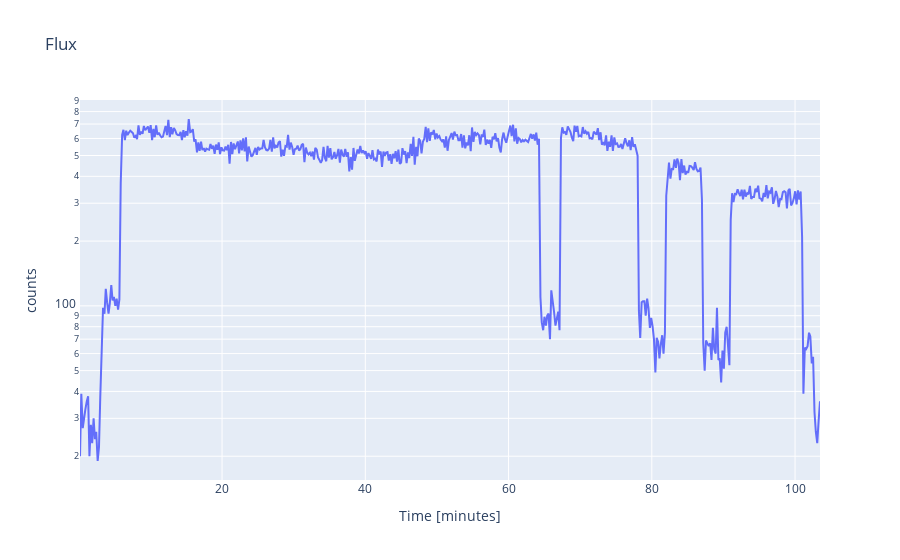

This figure's notebook cell:
### Code cell
l=[]
l.extend(range(0,258))
df = pd.read_csv(w.value, sep=',', header=None, names=l, comment='*',engine='python' )
df = df.reset_index(drop=True)
rc = df.loc[df[0]=='$CANDY']
rc.reset_index(drop=True, inplace=True)
rc = rc.apply(pd.to_numeric, errors='coerce')
rc['counts'] = rc.iloc[:,7:255].sum(axis=1)

data = [go.Scatter(x=rc[2]/60, y=rc['counts'])]
layout = go.Layout(title='Flux', yaxis=dict(title='counts', type='log'), xaxis=dict(title='Time [minutes]'))
#layout = go.Layout(title='Flux', yaxis=dict(title='counts'), xaxis=dict(title='Time [minutes]'))
fig = go.Figure(data=data, layout=layout)
fig.show()

### Figure 1 — Plotly figure (JSON) as saved in the notebook; plotly's stock layout.template omitted (floating-point values rounded to 4 significant figures; data arrays with more than 128 entries replaced by an {"elided": "..."} marker saying what was removed)
{"data": [{"type": "scatter", "x": {"elided": "543 float values"}, "y": {"elided": "543 int values"}}], "layout": {"autosize": true, "title": {"text": "Flux"}, "xaxis": {"autorange": true, "range": [0.1667, 103.5], "title": {"text": "Time [minutes]"}, "type": "linear"}, "yaxis": {"autorange": true, "range": [1.19, 2.957], "title": {"text": "counts"}, "type": "log"}}}
